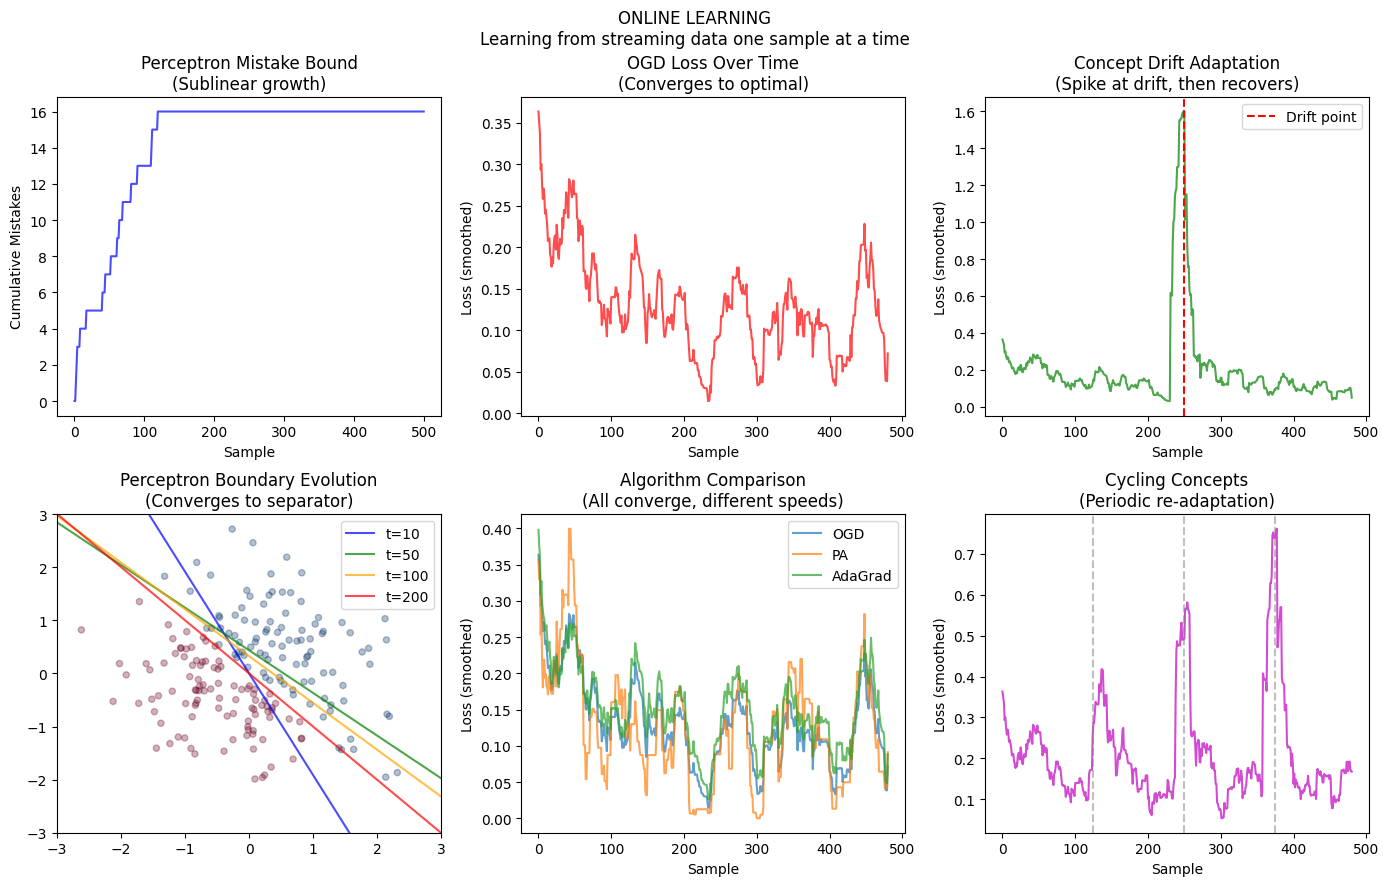

Python code for this plot:
"""
ONLINE LEARNING — Paradigm: STREAMING (Learn on the Fly)

===============================================================
WHAT IT IS (THE CORE IDEA)
===============================================================

Learn from data ONE SAMPLE AT A TIME, without storing the full dataset.

Traditional (batch) learning: See all data, then learn
Online learning: See one sample, update, forget, repeat

    For each (x_t, y_t):
        1. Make prediction ŷ_t
        2. Observe true y_t
        3. Update model (if wrong)

===============================================================
THE KEY INSIGHT: MISTAKE-DRIVEN LEARNING
===============================================================

The classic PERCEPTRON algorithm:
    If mistake (ŷ_t ≠ y_t):
        w ← w + y_t × x_t

Only update when wrong!

This is elegant:
    - No gradient computation
    - Converges if data is linearly separable
    - Each update is O(d) time and space

===============================================================
WHY ONLINE LEARNING MATTERS
===============================================================

1. STREAMING DATA: Can't store everything
   (Sensor streams, log files, market data)

2. NON-STATIONARITY: Distribution changes over time
   (Online learning adapts continuously)

3. COMPUTATIONAL EFFICIENCY: O(1) per sample
   (Batch methods: O(n) per epoch)

4. THEORETICAL GUARANTEES: Regret bounds
   (Competitive with best fixed model in hindsight)

===============================================================
REGRET: THE ONLINE LEARNING METRIC
===============================================================

Regret = Σₜ loss(model_t, x_t, y_t) - min_w Σₜ loss(w, x_t, y_t)

= Your total loss - Best fixed model's loss (in hindsight)

Good online algorithms have SUBLINEAR regret: O(√T) or O(log T)
→ Average regret → 0 as T → ∞

===============================================================
ONLINE ALGORITHMS
===============================================================

1. PERCEPTRON: Update on mistakes
   w ← w + η × y_t × x_t  (when wrong)

2. ONLINE GRADIENT DESCENT (OGD):
   w ← w - η × ∇loss(w; x_t, y_t)

3. PASSIVE-AGGRESSIVE:
   Update to make current example correct with minimum change
   w ← w + τ × y_t × x_t  where τ = loss / ||x||²

4. ONLINE SVM (Pegasos):
   Stochastic gradient descent on hinge loss

===============================================================
ADAPTIVE LEARNING RATES
===============================================================

ADAGRAD: Per-feature adaptive rates
    η_i = η / √(Σ g_i²)
    Frequently updated features → smaller steps

ADAM: Momentum + adaptive rates
    Combines gradient momentum with second moment

===============================================================
INDUCTIVE BIAS
===============================================================

1. Recency bias: recent samples matter more (with forgetting)
2. Linear models for simplicity (but can kernelize)
3. Mistake-driven: only updates when needed
4. No storage assumption: process and forget

===============================================================
"""

import numpy as np
import matplotlib.pyplot as plt
import sys
sys.path.insert(0, '/Users/sid47/ML Algorithms')
from importlib import import_module
datasets_module = import_module('00_datasets')
accuracy = datasets_module.accuracy


def create_streaming_dataset(n_samples=1000, pattern='stationary', drift_point=500):
    """
    Create datasets for online learning.

    Patterns:
    - stationary: Fixed distribution
    - drift: Distribution changes at drift_point
    - gradual: Slow continuous drift
    - cycling: Distribution cycles between two modes
    """
    np.random.seed(42)

    X = np.random.randn(n_samples, 2)
    y = np.zeros(n_samples, dtype=int)

    if pattern == 'stationary':
        # Fixed linear boundary
        y = (X[:, 0] + X[:, 1] > 0).astype(int)

    elif pattern == 'drift':
        # Sudden concept drift
        y[:drift_point] = (X[:drift_point, 0] + X[:drift_point, 1] > 0).astype(int)
        y[drift_point:] = (X[drift_point:, 0] - X[drift_point:, 1] > 0).astype(int)

    elif pattern == 'gradual':
        # Gradual drift: boundary rotates
        for t in range(n_samples):
            angle = np.pi * t / n_samples  # 0 to π
            w = np.array([np.cos(angle), np.sin(angle)])
            y[t] = (X[t] @ w > 0).astype(int)

    elif pattern == 'cycling':
        # Cycle between two concepts
        period = n_samples // 4
        for t in range(n_samples):
            if (t // period) % 2 == 0:
                y[t] = (X[t, 0] + X[t, 1] > 0).astype(int)
            else:
                y[t] = (X[t, 0] > 0).astype(int)

    return X, y


class Perceptron:
    """
    Classic Perceptron for online binary classification.

    Update rule: w ← w + η × y × x  (when wrong)
    """

    def __init__(self, n_features, learning_rate=1.0):
        self.w = np.zeros(n_features)
        self.b = 0.0
        self.lr = learning_rate
        self.mistakes = []

    def predict_one(self, x):
        """Predict for single sample."""
        return 1 if (x @ self.w + self.b) >= 0 else -1

    def update(self, x, y):
        """Online update for single sample."""
        y_signed = 2 * y - 1  # Convert {0,1} to {-1,+1}
        pred = self.predict_one(x)

        if pred != y_signed:
            # Mistake! Update weights
            self.w += self.lr * y_signed * x
            self.b += self.lr * y_signed
            self.mistakes.append(1)
        else:
            self.mistakes.append(0)

        return pred != y_signed  # Return whether mistake was made

    def partial_fit(self, X, y):
        """Process multiple samples online."""
        for i in range(len(y)):
            self.update(X[i], y[i])
        return self

    def predict(self, X):
        """Batch prediction."""
        scores = X @ self.w + self.b
        return (scores >= 0).astype(int)


class OnlineGradientDescent:
    """
    Online Gradient Descent for logistic regression.

    Update: w ← w - η × ∇loss
    """

    def __init__(self, n_features, learning_rate=0.1):
        self.w = np.zeros(n_features)
        self.b = 0.0
        self.lr = learning_rate
        self.losses = []

    def sigmoid(self, z):
        return 1 / (1 + np.exp(-np.clip(z, -500, 500)))

    def predict_proba_one(self, x):
        """Predict probability for single sample."""
        return self.sigmoid(x @ self.w + self.b)

    def update(self, x, y):
        """Online update using gradient descent."""
        p = self.predict_proba_one(x)

        # Log loss: -[y log(p) + (1-y) log(1-p)]
        loss = -y * np.log(p + 1e-10) - (1 - y) * np.log(1 - p + 1e-10)
        self.losses.append(loss)

        # Gradient: p - y
        grad = p - y
        self.w -= self.lr * grad * x
        self.b -= self.lr * grad

        return loss

    def partial_fit(self, X, y):
        """Process multiple samples online."""
        for i in range(len(y)):
            self.update(X[i], y[i])
        return self

    def predict(self, X):
        """Batch prediction."""
        probs = self.sigmoid(X @ self.w + self.b)
        return (probs >= 0.5).astype(int)


class PassiveAggressive:
    """
    Passive-Aggressive algorithm.

    If correct: do nothing (passive)
    If wrong: update minimally to make it correct (aggressive)

    Update: w ← w + τ × y × x
    where τ = loss / ||x||²
    """

    def __init__(self, n_features, C=1.0):
        self.w = np.zeros(n_features)
        self.b = 0.0
        self.C = C  # Aggressiveness parameter
        self.losses = []

    def predict_one(self, x):
        return 1 if (x @ self.w + self.b) >= 0 else -1

    def update(self, x, y):
        """PA update."""
        y_signed = 2 * y - 1

        # Hinge loss: max(0, 1 - y × (w·x + b))
        margin = y_signed * (x @ self.w + self.b)
        loss = max(0, 1 - margin)
        self.losses.append(loss)

        if loss > 0:
            # Compute step size
            x_norm_sq = np.sum(x ** 2) + 1  # +1 for bias
            tau = min(self.C, loss / x_norm_sq)  # PA-I variant

            # Update
            self.w += tau * y_signed * x
            self.b += tau * y_signed

        return loss

    def partial_fit(self, X, y):
        for i in range(len(y)):
            self.update(X[i], y[i])
        return self

    def predict(self, X):
        scores = X @ self.w + self.b
        return (scores >= 0).astype(int)


class OnlineAdaGrad:
    """
    AdaGrad for online learning.

    Adaptive learning rate: η_i = η / √(Σ g_i²)
    Frequently updated features get smaller learning rates.
    """

    def __init__(self, n_features, learning_rate=0.5):
        self.w = np.zeros(n_features)
        self.b = 0.0
        self.lr = learning_rate

        # Accumulated squared gradients
        self.G_w = np.zeros(n_features) + 1e-8
        self.G_b = 1e-8

        self.losses = []

    def sigmoid(self, z):
        return 1 / (1 + np.exp(-np.clip(z, -500, 500)))

    def update(self, x, y):
        """AdaGrad update."""
        p = self.sigmoid(x @ self.w + self.b)

        loss = -y * np.log(p + 1e-10) - (1 - y) * np.log(1 - p + 1e-10)
        self.losses.append(loss)

        # Gradient
        grad_w = (p - y) * x
        grad_b = p - y

        # Accumulate squared gradients
        self.G_w += grad_w ** 2
        self.G_b += grad_b ** 2

        # Adaptive update
        self.w -= self.lr * grad_w / np.sqrt(self.G_w)
        self.b -= self.lr * grad_b / np.sqrt(self.G_b)

        return loss

    def partial_fit(self, X, y):
        for i in range(len(y)):
            self.update(X[i], y[i])
        return self

    def predict(self, X):
        probs = self.sigmoid(X @ self.w + self.b)
        return (probs >= 0.5).astype(int)


# ============================================================
# ABLATION EXPERIMENTS
# ============================================================

def ablation_experiments():
    print("\n" + "="*60)
    print("ABLATION EXPERIMENTS")
    print("="*60)

    np.random.seed(42)

    # -------- Experiment 1: Online vs Batch Learning --------
    print("\n1. ONLINE vs BATCH LEARNING (Stationary Data)")
    print("-" * 40)

    X, y = create_streaming_dataset(n_samples=1000, pattern='stationary')

    # Online Perceptron
    online_model = Perceptron(n_features=2)
    online_model.partial_fit(X, y)
    online_mistakes = sum(online_model.mistakes)
    online_acc = accuracy(y, online_model.predict(X))

    # Batch (train on all, then predict)
    batch_model = Perceptron(n_features=2)
    # Multiple passes for convergence
    for _ in range(10):
        batch_model.partial_fit(X, y)
    batch_acc = accuracy(y, batch_model.predict(X))

    print(f"Online Perceptron: {online_mistakes} mistakes, final accuracy={online_acc:.3f}")
    print(f"Batch Perceptron (10 passes): final accuracy={batch_acc:.3f}")
    print("→ Online achieves good accuracy in single pass!")

    # -------- Experiment 2: Concept Drift --------
    print("\n2. HANDLING CONCEPT DRIFT")
    print("-" * 40)
    print("Data distribution changes at t=500")

    X_drift, y_drift = create_streaming_dataset(n_samples=1000, pattern='drift')

    # Track accuracy before and after drift
    perceptron = Perceptron(n_features=2)
    ogd = OnlineGradientDescent(n_features=2, learning_rate=0.5)
    pa = PassiveAggressive(n_features=2, C=1.0)

    models = [('Perceptron', perceptron), ('OGD', ogd), ('PA', pa)]

    for name, model in models:
        mistakes_before = 0
        mistakes_after = 0

        for t in range(1000):
            x, y_true = X_drift[t], y_drift[t]

            # Predict
            if name == 'Perceptron':
                pred = 1 if model.predict_one(x) == 1 else 0
            else:
                pred = 1 if model.predict(x.reshape(1, -1))[0] == 1 else 0

            # Track mistakes
            if pred != y_true:
                if t < 500:
                    mistakes_before += 1
                else:
                    mistakes_after += 1

            # Update
            model.update(x, y_true)

        print(f"{name:<12} Before drift: {mistakes_before}/500, After: {mistakes_after}/500")
    print("→ Online methods ADAPT to drift!")

    # -------- Experiment 3: Learning Rate Effect --------
    print("\n3. EFFECT OF LEARNING RATE (OGD)")
    print("-" * 40)

    X, y = create_streaming_dataset(n_samples=500, pattern='stationary')

    for lr in [0.01, 0.1, 0.5, 1.0, 5.0]:
        ogd = OnlineGradientDescent(n_features=2, learning_rate=lr)
        ogd.partial_fit(X, y)
        final_loss = np.mean(ogd.losses[-50:])  # Average of last 50
        acc = accuracy(y, ogd.predict(X))
        print(f"lr={lr:<5} final_avg_loss={final_loss:.4f} accuracy={acc:.3f}")
    print("→ Too small: slow convergence")
    print("→ Too large: unstable")

    # -------- Experiment 4: Algorithm Comparison --------
    print("\n4. ALGORITHM COMPARISON")
    print("-" * 40)

    X, y = create_streaming_dataset(n_samples=1000, pattern='stationary')

    algorithms = {
        'Perceptron': Perceptron(2),
        'OGD': OnlineGradientDescent(2, learning_rate=0.5),
        'PA': PassiveAggressive(2, C=1.0),
        'AdaGrad': OnlineAdaGrad(2, learning_rate=0.5),
    }

    for name, model in algorithms.items():
        model.partial_fit(X, y)
        acc = accuracy(y, model.predict(X))
        if hasattr(model, 'mistakes'):
            metric = f"mistakes={sum(model.mistakes)}"
        else:
            metric = f"final_loss={np.mean(model.losses[-50:]):.4f}"
        print(f"{name:<12} accuracy={acc:.3f} {metric}")

    # -------- Experiment 5: Cumulative Mistake Rate --------
    print("\n5. CUMULATIVE MISTAKE RATE OVER TIME")
    print("-" * 40)

    X, y = create_streaming_dataset(n_samples=500, pattern='stationary')
    perceptron = Perceptron(n_features=2)

    cumulative_mistakes = []
    for t in range(500):
        mistake = perceptron.update(X[t], y[t])
        cumulative_mistakes.append(sum(perceptron.mistakes) / (t + 1))

    print(f"Mistake rate at t=50:  {cumulative_mistakes[49]:.3f}")
    print(f"Mistake rate at t=100: {cumulative_mistakes[99]:.3f}")
    print(f"Mistake rate at t=250: {cumulative_mistakes[249]:.3f}")
    print(f"Mistake rate at t=500: {cumulative_mistakes[499]:.3f}")
    print("→ Mistake rate DECREASES over time (sublinear regret)")

    # -------- Experiment 6: Gradual vs Sudden Drift --------
    print("\n6. GRADUAL vs SUDDEN CONCEPT DRIFT")
    print("-" * 40)

    for pattern in ['stationary', 'drift', 'gradual', 'cycling']:
        X, y = create_streaming_dataset(n_samples=500, pattern=pattern)
        ogd = OnlineGradientDescent(n_features=2, learning_rate=0.5)
        ogd.partial_fit(X, y)
        acc = accuracy(y, ogd.predict(X))
        print(f"pattern={pattern:<12} accuracy={acc:.3f}")
    print("→ Online learning handles all drift types!")


def visualize_online_learning():
    """Visualize online learning dynamics."""
    print("\n" + "="*60)
    print("ONLINE LEARNING VISUALIZATION")
    print("="*60)

    np.random.seed(42)

    fig, axes = plt.subplots(2, 3, figsize=(14, 9))

    # Plot 1: Perceptron mistakes over time
    ax = axes[0, 0]
    X, y = create_streaming_dataset(n_samples=500, pattern='stationary')
    perceptron = Perceptron(n_features=2)
    perceptron.partial_fit(X, y)

    cumulative = np.cumsum(perceptron.mistakes)
    ax.plot(cumulative, 'b-', alpha=0.7)
    ax.set_xlabel('Sample')
    ax.set_ylabel('Cumulative Mistakes')
    ax.set_title('Perceptron Mistake Bound\n(Sublinear growth)')

    # Plot 2: OGD loss over time
    ax = axes[0, 1]
    ogd = OnlineGradientDescent(n_features=2, learning_rate=0.5)
    ogd.partial_fit(X, y)

    # Moving average
    window = 20
    smoothed = np.convolve(ogd.losses, np.ones(window)/window, mode='valid')
    ax.plot(smoothed, 'r-', alpha=0.7)
    ax.set_xlabel('Sample')
    ax.set_ylabel('Loss (smoothed)')
    ax.set_title('OGD Loss Over Time\n(Converges to optimal)')

    # Plot 3: Concept drift adaptation
    ax = axes[0, 2]
    X_drift, y_drift = create_streaming_dataset(n_samples=500, pattern='drift', drift_point=250)
    ogd_drift = OnlineGradientDescent(n_features=2, learning_rate=0.5)
    ogd_drift.partial_fit(X_drift, y_drift)

    smoothed = np.convolve(ogd_drift.losses, np.ones(20)/20, mode='valid')
    ax.plot(smoothed, 'g-', alpha=0.7)
    ax.axvline(x=250, color='red', linestyle='--', label='Drift point')
    ax.set_xlabel('Sample')
    ax.set_ylabel('Loss (smoothed)')
    ax.set_title('Concept Drift Adaptation\n(Spike at drift, then recovers)')
    ax.legend()

    # Plot 4: Decision boundary evolution (Perceptron)
    ax = axes[1, 0]
    X, y = create_streaming_dataset(n_samples=200, pattern='stationary')

    # Show boundary at different times
    colors = ['blue', 'green', 'orange', 'red']
    times = [10, 50, 100, 200]
    perceptron = Perceptron(n_features=2)

    for i, t in enumerate(times):
        # Train up to time t
        for j in range(len(perceptron.mistakes), t):
            perceptron.update(X[j], y[j])

        # Plot boundary
        w, b = perceptron.w, perceptron.b
        if w[1] != 0:
            x_line = np.linspace(-3, 3, 100)
            y_line = -(w[0] * x_line + b) / (w[1] + 1e-10)
            ax.plot(x_line, y_line, color=colors[i], label=f't={t}', alpha=0.7)

    ax.scatter(X[:, 0], X[:, 1], c=y, cmap='RdBu', alpha=0.3, s=20)
    ax.set_xlim(-3, 3)
    ax.set_ylim(-3, 3)
    ax.set_title('Perceptron Boundary Evolution\n(Converges to separator)')
    ax.legend(loc='upper right')

    # Plot 5: Algorithm comparison
    ax = axes[1, 1]
    X, y = create_streaming_dataset(n_samples=500, pattern='stationary')

    algorithms = {
        'OGD': OnlineGradientDescent(2, 0.5),
        'PA': PassiveAggressive(2, 1.0),
        'AdaGrad': OnlineAdaGrad(2, 0.5),
    }

    for name, model in algorithms.items():
        model.partial_fit(X, y)
        smoothed = np.convolve(model.losses, np.ones(20)/20, mode='valid')
        ax.plot(smoothed, label=name, alpha=0.7)

    ax.set_xlabel('Sample')
    ax.set_ylabel('Loss (smoothed)')
    ax.set_title('Algorithm Comparison\n(All converge, different speeds)')
    ax.legend()

    # Plot 6: Cycling data
    ax = axes[1, 2]
    X_cycle, y_cycle = create_streaming_dataset(n_samples=500, pattern='cycling')
    ogd_cycle = OnlineGradientDescent(n_features=2, learning_rate=0.5)
    ogd_cycle.partial_fit(X_cycle, y_cycle)

    smoothed = np.convolve(ogd_cycle.losses, np.ones(20)/20, mode='valid')
    ax.plot(smoothed, 'm-', alpha=0.7)

    # Mark concept switches
    for t in [125, 250, 375]:
        ax.axvline(x=t, color='gray', linestyle='--', alpha=0.5)

    ax.set_xlabel('Sample')
    ax.set_ylabel('Loss (smoothed)')
    ax.set_title('Cycling Concepts\n(Periodic re-adaptation)')

    plt.suptitle('ONLINE LEARNING\n'
                 'Learning from streaming data one sample at a time',
                 fontsize=12)
    plt.tight_layout()
    return fig


if __name__ == '__main__':
    print("="*60)
    print("ONLINE LEARNING — Learning on the Fly")
    print("="*60)

    print("""
WHAT THIS MODEL IS:
    Learn from data ONE SAMPLE AT A TIME.
    For each (x_t, y_t): predict → observe → update

THE KEY INSIGHT:
    MISTAKE-DRIVEN learning.
    Perceptron: w ← w + y × x (only when wrong)

WHY IT MATTERS:
    1. Streaming data (can't store everything)
    2. Non-stationarity (distribution changes)
    3. Efficiency: O(1) per sample

ALGORITHMS:
    - Perceptron: update on mistakes
    - OGD: gradient descent per sample
    - PA: minimal update to correct mistake
    - AdaGrad: adaptive learning rates

REGRET:
    Your loss - Best fixed model's loss
    Good algorithms: sublinear regret (O(√T))
    """)

    ablation_experiments()

    fig = visualize_online_learning()
    save_path = '/Users/sid47/ML Algorithms/22_online_learning.png'
    fig.savefig(save_path, dpi=100, bbox_inches='tight')
    print(f"\nSaved to: {save_path}")
    plt.close(fig)

    print("\n" + "="*60)
    print("SUMMARY")
    print("="*60)
    print("""
1. Process one sample at a time, then forget
2. Perceptron: update only on mistakes
3. OGD: stochastic gradient descent
4. Sublinear regret: converges to optimal
5. Naturally handles concept drift
6. Essential for streaming/non-stationary data
    """)
